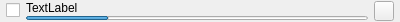
<?xml version="1.0" encoding="UTF-8"?>
<ui version="4.0">
 <class>QvkAudioPipewireSingle_wl</class>
 <widget class="QFrame" name="QvkAudioPipewireSingle_wl">
  <property name="geometry">
   <rect>
    <x>0</x>
    <y>0</y>
    <width>400</width>
    <height>22</height>
   </rect>
  </property>
  <property name="windowTitle">
   <string notr="true"/>
  </property>
  <property name="lineWidth">
   <number>0</number>
  </property>
  <layout class="QVBoxLayout" name="verticalLayout_2">
   <property name="spacing">
    <number>0</number>
   </property>
   <property name="leftMargin">
    <number>0</number>
   </property>
   <property name="topMargin">
    <number>0</number>
   </property>
   <property name="rightMargin">
    <number>0</number>
   </property>
   <property name="bottomMargin">
    <number>0</number>
   </property>
   <item>
    <layout class="QHBoxLayout" name="horizontalLayout">
     <property name="spacing">
      <number>6</number>
     </property>
     <property name="leftMargin">
      <number>6</number>
     </property>
     <property name="rightMargin">
      <number>6</number>
     </property>
     <item>
      <widget class="QCheckBox" name="checkBoxAudioDevice">
       <property name="text">
        <string notr="true"/>
       </property>
       <property name="shortcut">
        <string/>
       </property>
      </widget>
     </item>
     <item>
      <layout class="QVBoxLayout" name="verticalLayout">
       <property name="spacing">
        <number>1</number>
       </property>
       <item>
        <widget class="QLabel" name="labelAudioDevice">
         <property name="maximumSize">
          <size>
           <width>16777215</width>
           <height>12</height>
          </size>
         </property>
         <property name="text">
          <string notr="true">TextLabel</string>
         </property>
        </widget>
       </item>
       <item>
        <widget class="QProgressBar" name="progressBarAudioDevice">
         <property name="maximumSize">
          <size>
           <width>16777215</width>
           <height>4</height>
          </size>
         </property>
         <property name="value">
          <number>24</number>
         </property>
         <property name="textVisible">
          <bool>false</bool>
         </property>
        </widget>
       </item>
      </layout>
     </item>
     <item>
      <widget class="QToolButton" name="toolButtonAudioLevelmeter">
       <property name="maximumSize">
        <size>
         <width>20</width>
         <height>20</height>
        </size>
       </property>
       <property name="text">
        <string notr="true"/>
       </property>
       <property name="icon">
        <iconset resource="../../screencast.qrc">
         <normaloff>:/pictures/screencast/accept.png</normaloff>
         <normalon>:/pictures/screencast/missing.png</normalon>
         <selectedoff>:/pictures/screencast/missing.png</selectedoff>:/pictures/screencast/accept.png</iconset>
       </property>
       <property name="shortcut">
        <string notr="true"/>
       </property>
       <property name="checkable">
        <bool>true</bool>
       </property>
      </widget>
     </item>
    </layout>
   </item>
  </layout>
 </widget>
 <resources>
  <include location="../../screencast.qrc"/>
 </resources>
 <connections/>
</ui>
